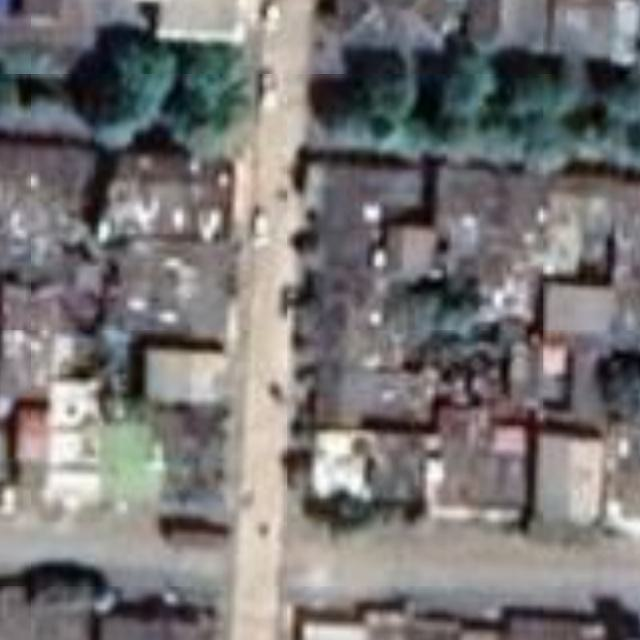
#> input picture Dataset/train/images/Chogorodo_1_4.jpg, 640 x 640 px
$ python -i baseDatosSatelital.py   (imports and definitions only)
#> lines starting #> are read from the running program, lines starting #| are printed output that depends on the picture; after the words box and inside, x2 and y2 are one past the last pixel; in counts of white or black regions, pixels touching at a corner belong together
"""
Created on Thu Dec  7 17:51:14 2023

@author: daniel camilo ruiz ayala
"""

#---------------------------------------------------
#-----rutas a configurar----------------------------
#ruta='C:/Users/daniel/Downloads/base_datos_satelital/'
ruta='C:/Users/daniel/Downloads/prueba/'
#---------------------------------------------------
#----dimenciones de las imagenes--------------------
ancho_recorte = 640 #YOLO
alto_recorte = 640 #YOLO
#ancho_recorte = 1000
#alto_recorte = 1000
#------Librerias a utilizar-------------------------
#lectura de archivos
import os
from PIL import Image
import shutil
#procesamiento de datos
import cv2 as cv2
import numpy as np
#visualización de datos
import matplotlib.pyplot as plt
#----------------------------------------------------
#lectura de las imagenes de alta resolución que se
#encuentren en la carpeta o ruta configurada
# [1 line that did not run here, left out]
#filtro solo las imagenes
# [1 line that did not run here, left out]
# [1 line not run here, left out]

data=[]

# [3 lines not run here, left out]

#----------------------------------------------------
#creación de las carpetas donde se guardaran los recortes
#de las imagenes y los labels en formato .txt

# [8 lines left out: function crear_carpeta_si_no_existe, not called in this run]


ruta_carpeta_images = ruta + 'images'
ruta_carpeta_label =  ruta + 'labels'
ruta_carpeta_sinZona =  ruta + 'sinzona'
# Llamar a la función para crear la carpeta si no existe
# [3 lines not run here, left out]

#----------------------------------------------------
#recorte de las imagenes satelitales para poder procesarlar
# [27 lines left out: function recorte, not called in this run]


ruta_salida_images = ruta_carpeta_images + '/'
ruta_salida_labels = ruta_carpeta_label + '/'
ruta_carpeta_sinZona=ruta_carpeta_sinZona + '/'
# [4 lines not run here, left out]
#----------------------------------------------------
#lectura de las imagenes que se encuentran en la carpeta images
files_recortes = os.listdir(ruta_salida_images)
#filtro solo las imagenes
files_img_rec = [archivo for archivo in files_recortes if archivo.lower().endswith(('.png', '.jpg', '.jpeg', '.gif', '.bmp'))]
# [1 line not run here, left out]

dataRecortes=[]

# [5 lines not run here, left out]
#------------------------------------------------------
#funciones para segmentar las zonas verdes de los recortes
# [5 lines left out: function graficar, not called in this run]

def erosionar(Capar,tamanio_kernel):
    elemento_estructurante = cv2.getStructuringElement(cv2.MORPH_RECT, (tamanio_kernel, tamanio_kernel))
    imagen_erodida = cv2.erode(Capar, elemento_estructurante)
    return (imagen_erodida)

def dilatar(Capar,tamanio_kernel):
    elemento_estructurante = cv2.getStructuringElement(cv2.MORPH_RECT, (tamanio_kernel, tamanio_kernel))
    imagen_dilatada = cv2.dilate(Capar, elemento_estructurante)
    return (imagen_dilatada)

def generarCapa(nmin,nmax,imagen_RGB):
    if imagen_RGB is None or (isinstance(imagen_RGB, np.ndarray) and len(imagen_RGB.shape) != 3):
        # Agrega un manejo apropiado para la entrada no válida
        return 0
    imagen_RGB = np.array(imagen_RGB)
    CanalRojo  = imagen_RGB[:,:,0]
    CanalVerde = imagen_RGB[:,:,1]
    CanalAzul  = imagen_RGB[:,:,2]

    CanalRojo[CanalRojo < nmin] = 0
    CanalRojo[CanalRojo > nmax] = 0
    CanalVerde[CanalVerde < nmin] = 0
    CanalVerde[CanalVerde > nmax] = 0
    CanalAzul[CanalAzul < nmin] = 0
    CanalAzul[CanalAzul > nmax] = 0

    imagen_RGB[:,:,0] = CanalRojo
    imagen_RGB[:,:,1] = CanalVerde
    imagen_RGB[:,:,2] = CanalAzul

    imagen_gris = cv2.cvtColor(imagen_RGB, cv2.COLOR_RGB2GRAY)
    umbral, capa = cv2.threshold(imagen_gris, 0, 255, cv2.THRESH_BINARY)
    if np.max(capa)>0:
        capa=capa/np.max(capa)
    capa=1-capa
    return capa


def filtro3Canales(nmin,nmax,ruta):
    src_img = cv2.imread(ruta)
    if src_img is not None:
        # Llamar a cv::cvtColor aquí
        imagen_BGR = cv2.imread(ruta)
        imagen_RGB = cv2.cvtColor(imagen_BGR, cv2.COLOR_BGR2RGB)
        CanalRojo  = imagen_RGB[:,:,0]
        CanalVerde = imagen_RGB[:,:,1]
        CanalAzul  = imagen_RGB[:,:,2]

        CanalRojo[CanalRojo < nmin] = 0
        CanalRojo[CanalRojo > nmax] = 0
        CanalVerde[CanalVerde < nmin] = 0
        CanalVerde[CanalVerde > nmax] = 0
        CanalAzul[CanalAzul < nmin] = 0
        CanalAzul[CanalAzul > nmax] = 0

        CanalVerde=CanalVerde/CanalVerde.max()
        CanalVerde=CanalVerde*255

        CanalRojo=CanalRojo/CanalRojo.max()
        CanalRojo=CanalRojo*255

        CanalAzul=CanalAzul/CanalAzul.max()
        CanalAzul=CanalAzul*255

        imagen_RGB[:,:,0] = CanalRojo
        imagen_RGB[:,:,1] = CanalVerde
        imagen_RGB[:,:,2] = CanalAzul
    else:
        print("Error al cargar la imagen función filtro3canales")
        print('Ruta:', ruta)
        imagen_RGB = 0

    return imagen_RGB


def generarImfil(ruta_rec, minv, maxv):
    imagen = cv2.imread(ruta_rec)
    imagen_fl = filtro3Canales(minv,maxv,ruta_rec)
    return imagen_fl


def multiplicar_RGB_Capa(imagen_RGB, capa):
    CanalRojo  = imagen_RGB[:,:,0]
    CanalVerde = imagen_RGB[:,:,1]
    CanalAzul  = imagen_RGB[:,:,2]

    CanalRojo=CanalRojo*capa
    CanalVerde=CanalVerde*capa
    CanalAzul= CanalAzul*capa

    imagen_RGB[:,:,0] = CanalRojo
    imagen_RGB[:,:,1] = CanalVerde
    imagen_RGB[:,:,2] = CanalAzul

    return imagen_RGB


def generarCapaSalida(imagen_fl,kr,kg,kb,minx,maxx):
    # Convertir a escala de grises
    B = imagen_fl[:,:,0]
    G = imagen_fl[:,:,1]
    R = imagen_fl[:,:,2]
    #ESCALA DE GRISES
    Rd = R.astype(float)
    Gd = G.astype(float)
    Bd = B.astype(float)
    #conversión a gris
    cp=(Rd*kr)+(Gd*kg)+(Bd*kb)
    capa_s=cp.astype(int)
    capa_s[capa_s < minx] = 0
    capa_s[capa_s > maxx] = 0
    capa_s[capa_s > 0] = 255
    umbral, capaOut = cv2.threshold(capa_s.astype(np.uint8), 0, 255, cv2.THRESH_BINARY)
    capaOut=capaOut/np.max(capaOut)
    capaOut=1-capaOut
    return capaOut

def segmentarVerde(ruta_rec):
    imagen_fl=generarImfil(ruta_rec,40,160)
#> in generarImfil, imagen is the input picture: shape (640, 640, 3); mean B, G, R 116.4, 117, 119.4
#> in filtro3Canales, `imagen_RGB[:,:,2] = CanalAzul`:
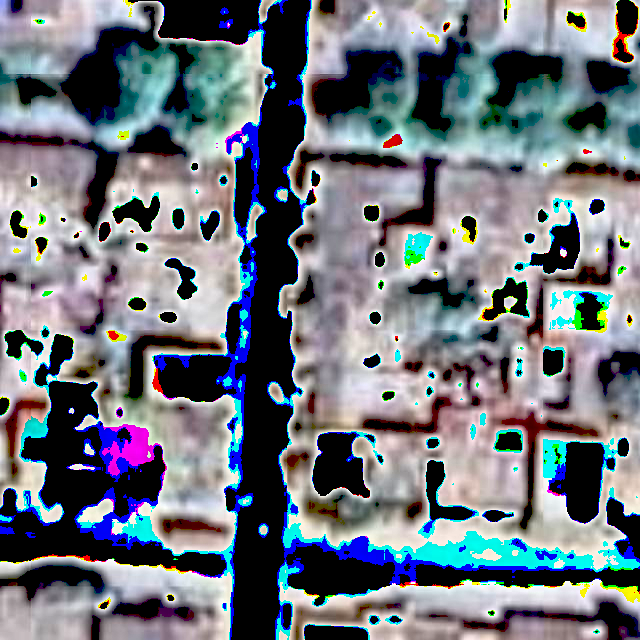
#> imagen_RGB: shape (640, 640, 3); mean R, G, B 109.6, 116, 124.3
    capa1=generarCapa(60,200,imagen_fl)
#> in generarCapa, `CanalRojo[CanalRojo > nmax] = 0`:
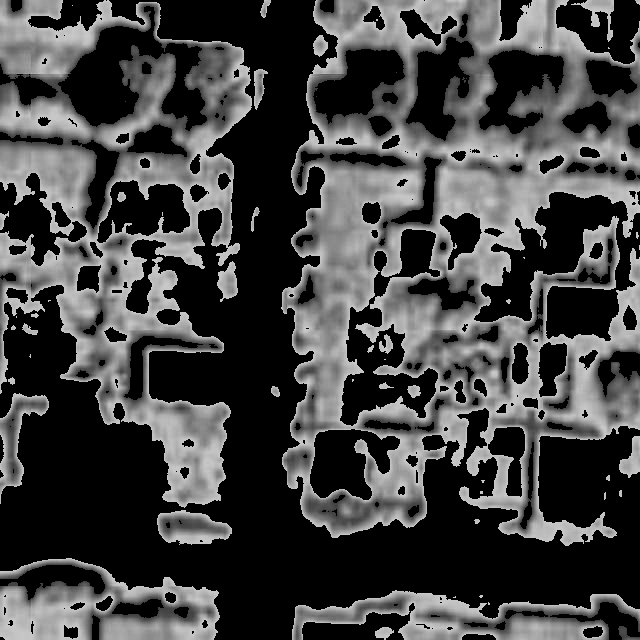
#> CanalRojo: shape (640, 640); min 0, max 200, mean 66.7
#> in generarCapa, `umbral, capa = cv2.threshold(imagen_gris, 0, 255, cv2.THRESH_BINARY)`:
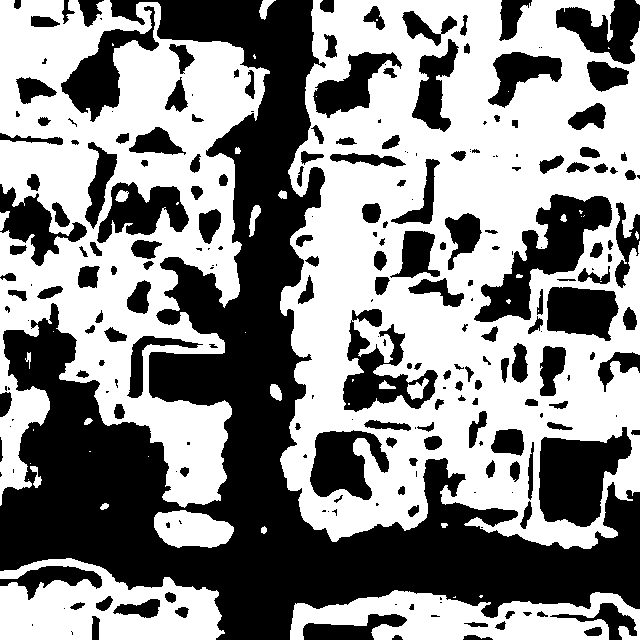
#> capa: shape (640, 640); 54.1% white; 244 black regions (76 under 20 px), largest, box (x1, y1, x2, y2) and area: (0, 0, 640, 640) 111316, (474, 194, 612, 322) 6340, (539, 427, 632, 527) 5941
    capa1=1-capa1

    imagen_fl=generarImfil(ruta_rec,40,160)
    capa2=generarCapa(200,255,imagen_fl)
#> call 2 of generarCapa, with nmin = 200, nmax = 255
#> in generarCapa (call 2), `imagen_RGB[:,:,0] = CanalRojo`:
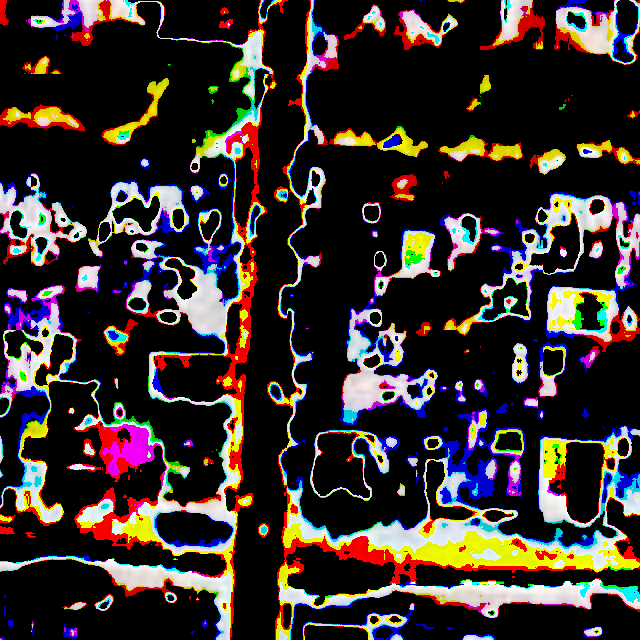
#> imagen_RGB: shape (640, 640, 3); mean of channels 0, 1, 2 44.4, 47.1, 56.3; drawn as B, G, R
#> in generarCapa (call 2), `imagen_gris = cv2.cvtColor(imagen_RGB, cv2.COLOR_RGB2GRAY)`:
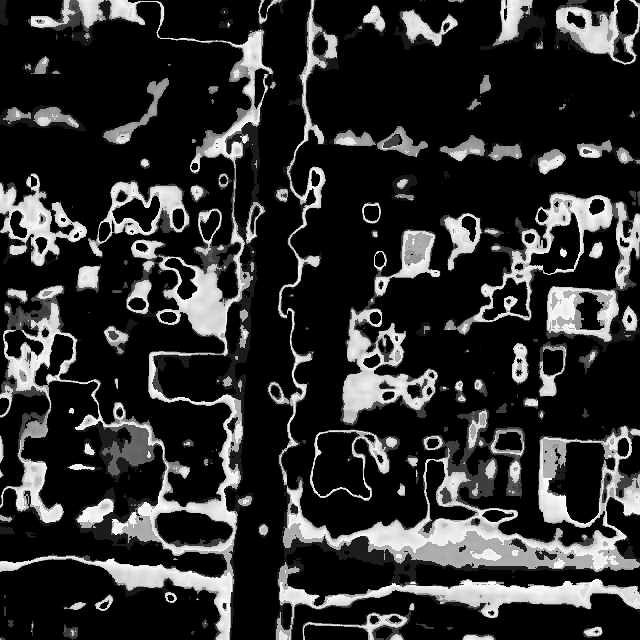
#> imagen_gris: shape (640, 640); min 0, max 255, mean 47.3
#> in generarCapa (call 2), `umbral, capa = cv2.threshold(imagen_gris, 0, 255, cv2.THRESH_BINARY)`:
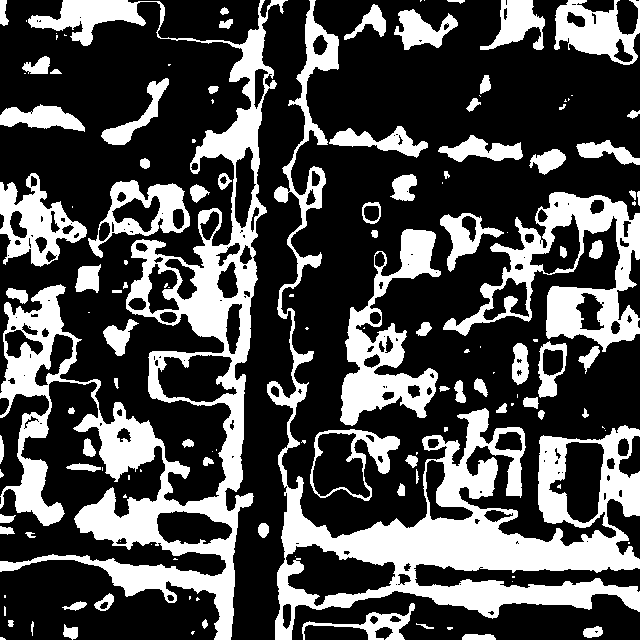
#> capa: shape (640, 640); 30.3% white; 138 white regions (57 under 20 px), largest, box (x1, y1, x2, y2) and area: (0, 0, 288, 640) 39328, (267, 0, 640, 640) 35403, (443, 192, 640, 352) 10086

    #elimino zonas de semento, rojas, azules
    imagen_fl=generarImfil(ruta_rec,140,255)
#> call 3 of filtro3Canales, with nmin = 140, nmax = 255
#> in filtro3Canales (call 3), `CanalAzul[CanalAzul < nmin] = 0`:
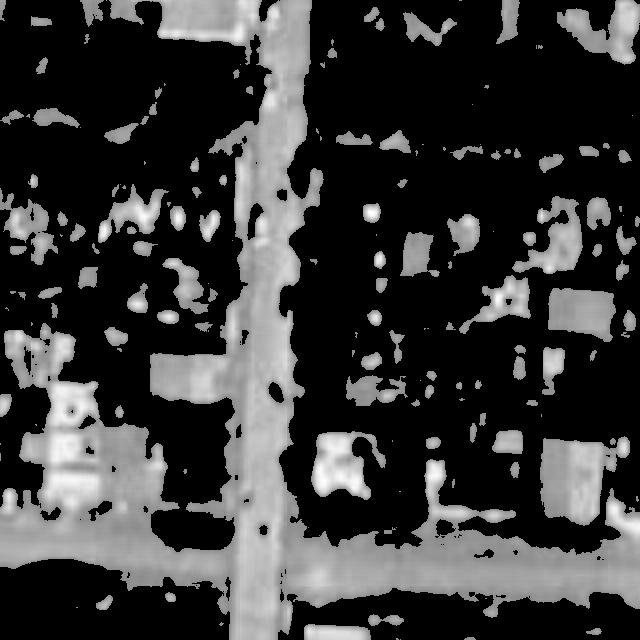
#> CanalAzul: shape (640, 640); min 0, max 255, mean 58.1
    capa3=generarCapa(150,255,imagen_fl)

    capa_4=filtro3Canales(150,255,ruta_rec)
    capa4_gris = cv2.cvtColor(capa_4, cv2.COLOR_RGB2GRAY)
    umbral, capa4 = cv2.threshold(capa4_gris, 0, 255, cv2.THRESH_BINARY)
    capa4=capa4/np.max(capa4)
    capa4=1-capa4

    capa1_4=capa1*capa2*capa3*capa4

    imagen_f1=generarImfil(ruta_rec,0,255)
    imagen_f2 = multiplicar_RGB_Capa(imagen_f1,capa1_4)

    capa5=generarCapaSalida(imagen_f2,0.9,0.05,0.05,115,225)
    capa6=generarCapaSalida(imagen_f2,1,0,0,110,255)
    capa7=generarCapaSalida(imagen_f2,0,0,1,70,255)
    capa8=generarCapaSalida(imagen_f2,0,1,0,0,25)
    capa9=generarCapaSalida(imagen_f2,0.05,0.9,0.05,0,35)

    imagen_f3 = multiplicar_RGB_Capa(imagen_f2,capa5*capa6*capa7*capa8*capa9)

    imagen_f3 = imagen_f3.astype(np.float32)
    f3_normalizada = imagen_f3 / np.max(imagen_f3)
    f3_normalizada = f3_normalizada * 255
    f3_normalizada = f3_normalizada.astype(np.uint8)

    resta=f3_normalizada[:,:,2]-f3_normalizada[:,:,0]
    resta[resta<110]=0
    resta[resta>110]=255
    resta=resta.astype(np.uint8)

    umbral, capa10 = cv2.threshold(resta, 0, 255, cv2.THRESH_BINARY)
    if np.max(capa10)>0:
        capa10=capa10/np.max(capa10)
    capa10=1-capa10

    imagen_f4 = multiplicar_RGB_Capa(imagen_f3,capa10)

    resta2=(f3_normalizada[:,:,0]*0.9)-(f3_normalizada[:,:,1]*0.7)
    resta2[resta2<1]=0
    resta2[resta2>1]=255
    resta2=resta2.astype(np.uint8)

    umbral, capa11 = cv2.threshold(resta2, 0, 255, cv2.THRESH_BINARY)
    if np.max(capa11)>0:
        capa11=capa11/np.max(capa11)
    capa11=1-capa11

    imagen_f5 = multiplicar_RGB_Capa(imagen_f4,capa11)

    capa1_11=np.uint8(dilatar(erosionar(imagen_f5,7),31))
    return capa1_11

#------------------------------------------------------
#----------Función para detectar contornos-------------
# [63 lines left out: function contornoRecorteYOLO, not called in this run]

#------------------------------------------------------
#llamo a la función segmentar y envio los recortes
# [5 lines not run here, left out]


>>> result = segmentarVerde('../Dataset/train/images/Chogorodo_1_4.jpg')

$ run again, on Dataset/train/images/Cienagadeoro_1_4.jpg
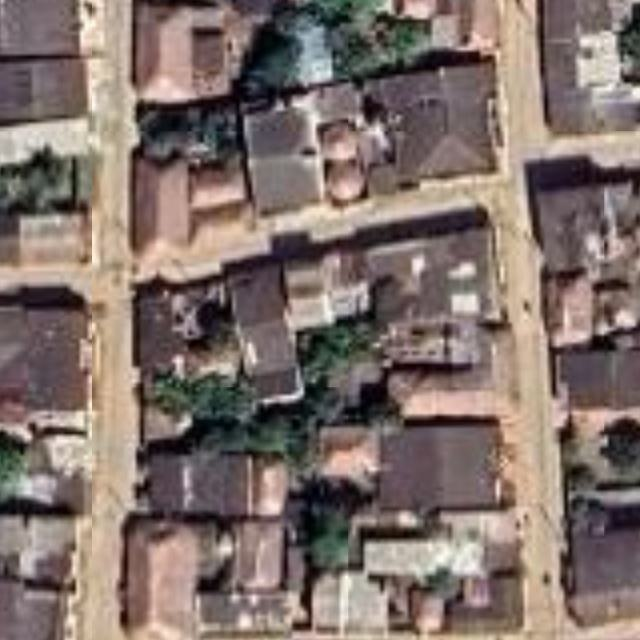
#> input picture Dataset/train/images/Cienagadeoro_1_4.jpg, 640 x 640 px
#> in generarImfil, imagen is the input picture: shape (640, 640, 3); mean B, G, R 107.4, 113.5, 128.5
#> in generarCapa, `umbral, capa = cv2.threshold(imagen_gris, 0, 255, cv2.THRESH_BINARY)`:
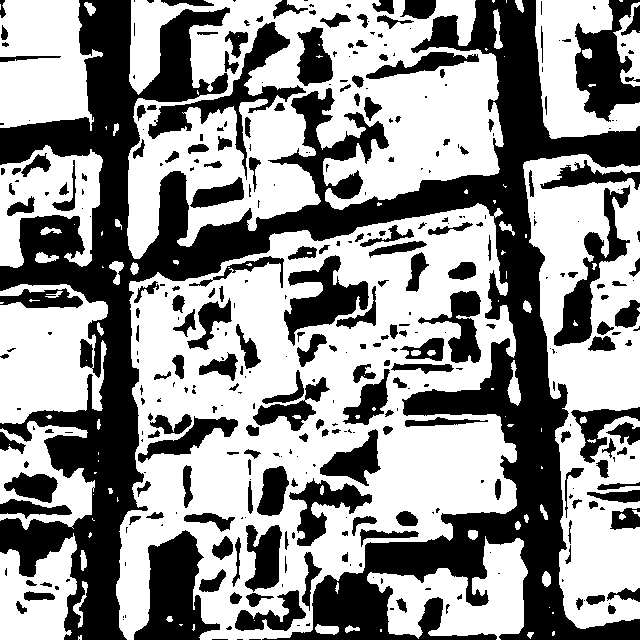
#> capa: shape (640, 640); 57.3% white; 375 black regions (175 under 20 px), largest, box (x1, y1, x2, y2) and area: (0, 0, 640, 640) 107612, (134, 530, 220, 640) 5238, (575, 0, 640, 122) 4142
#> in filtro3Canales (call 3), `CanalAzul[CanalAzul < nmin] = 0`:
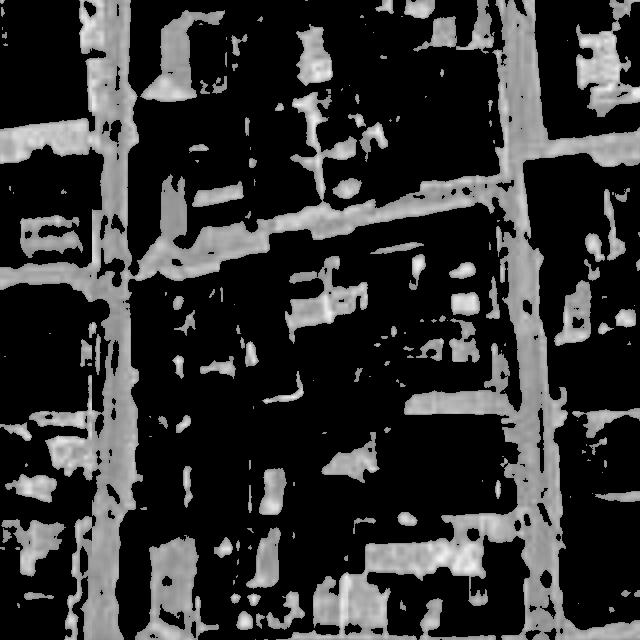
#> CanalAzul: shape (640, 640); min 0, max 245, mean 50.9

$ run again, on Dataset/train/images/Cienagadeoro_1_6.jpg
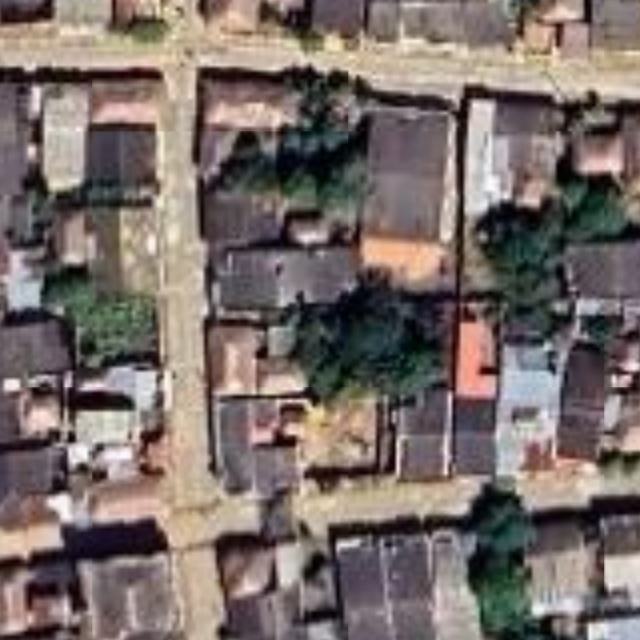
#> input picture Dataset/train/images/Cienagadeoro_1_6.jpg, 640 x 640 px
#> in generarImfil, imagen is the input picture: shape (640, 640, 3); mean B, G, R 105.3, 109.5, 120.9
#> in generarCapa, `umbral, capa = cv2.threshold(imagen_gris, 0, 255, cv2.THRESH_BINARY)`:
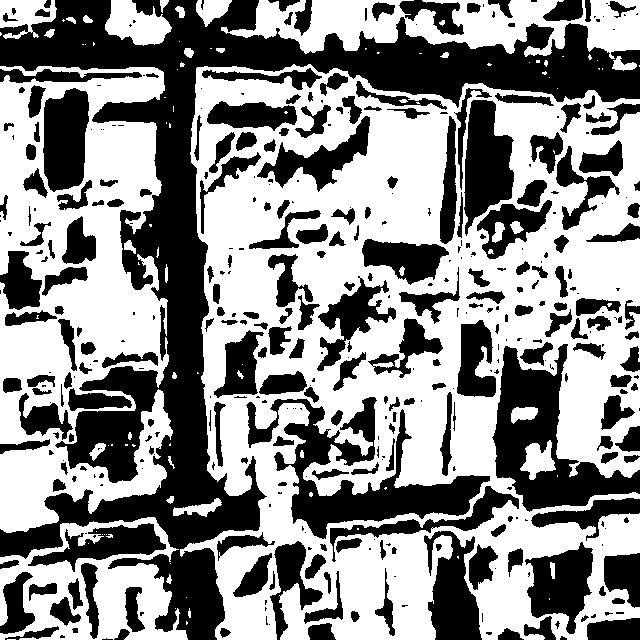
#> capa: shape (640, 640); 54.9% white; 407 black regions (172 under 20 px), largest, box (x1, y1, x2, y2) and area: (0, 0, 640, 640) 69195, (246, 397, 490, 539) 10778, (492, 344, 640, 512) 9620
#> in filtro3Canales (call 3), `CanalAzul[CanalAzul < nmin] = 0`:
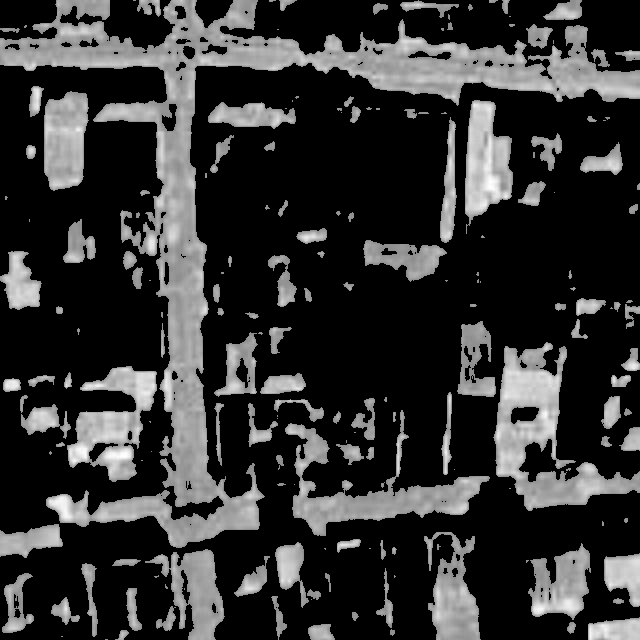
#> CanalAzul: shape (640, 640); min 0, max 255, mean 51.1

$ run again, on Dataset/train/images/Cienagadeoro_2_3.jpg
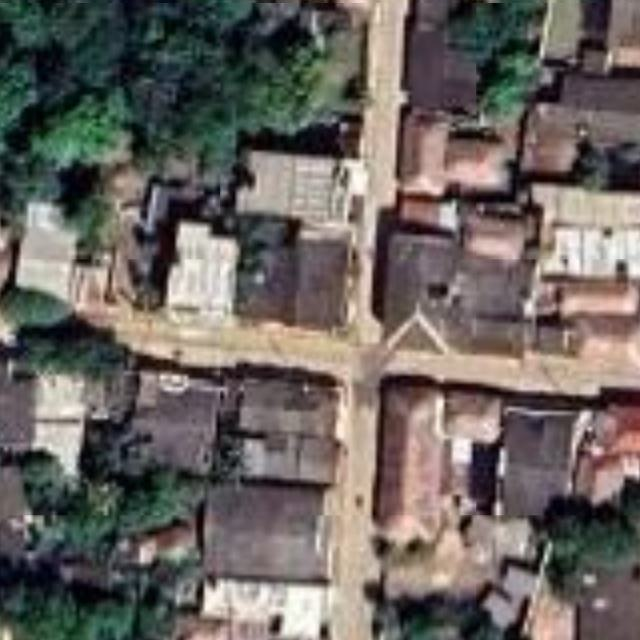
#> input picture Dataset/train/images/Cienagadeoro_2_3.jpg, 640 x 640 px
#> in generarImfil, imagen is the input picture: shape (640, 640, 3); mean B, G, R 96.2, 100.9, 106.6
#> in filtro3Canales (call 3), `CanalAzul[CanalAzul < nmin] = 0`:
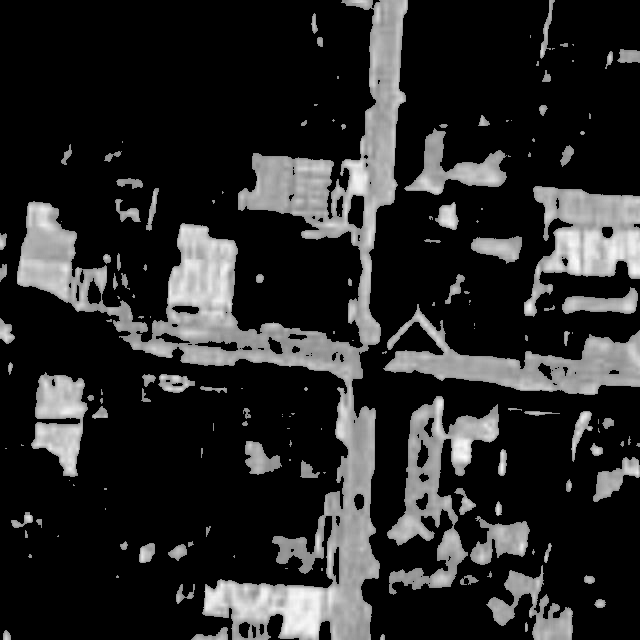
#> CanalAzul: shape (640, 640); min 0, max 254, mean 41.3
